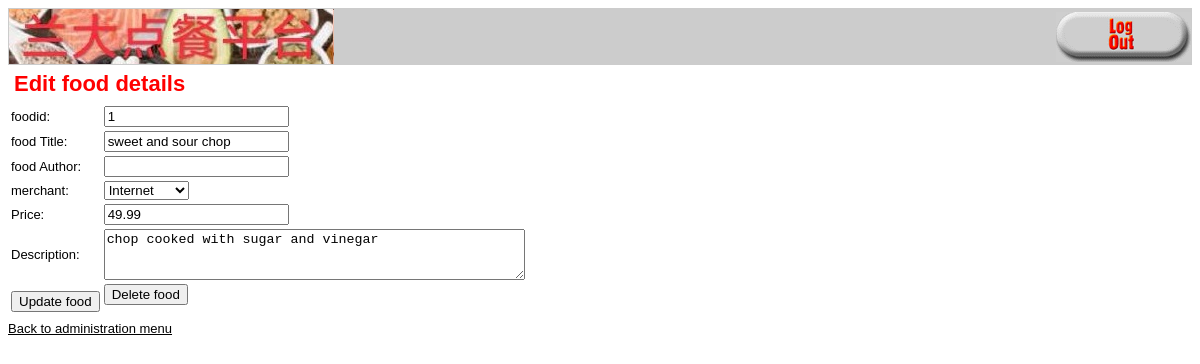
The app's page /edit_food_form.php?foodid=1 (signed in) with its own data.
### tables this page shows
CREATE TABLE `foods` (
  `foodid` int(10) UNSIGNED NOT NULL,
  `title` char(100) DEFAULT NULL,
  `catid` int(10) UNSIGNED DEFAULT NULL,
  `price` float(4,2) NOT NULL,
  `stock` int(10) UNSIGNED DEFAULT NULL,
  `status` int(10) UNSIGNED DEFAULT NULL,
  `description` varchar(255) DEFAULT NULL,
  `rest` varchar(32) NOT NULL
);

CREATE TABLE `merchants` (
  `catid` int(10) UNSIGNED NOT NULL,
  `catname` char(60) NOT NULL,
  `phone` char(20) DEFAULT NULL,
  `address` char(100) DEFAULT NULL,
  `recommend` int(10) UNSIGNED DEFAULT NULL
);

### food_fns.php (called while the page is built, shortened)
<?php
function get_merchants() {
   $conn = db_connect();
   $query = "select catid, catname from merchants";
   $result = @$conn->query($query);
   $num_cats = @$result->num_rows;
   $result = db_result_to_array($result);
   return $result;
}
function get_food_details($foodid) {
  $conn = db_connect();
  $query = "select * from foods where foodid='".$conn->real_escape_string($foodid)."'";
  $result = @$conn->query($query);
  $result = @$result->fetch_assoc();
  return $result;
}
?>

### db_fns.php (called while the page is built, shortened)
<?php
function db_result_to_array($result) {
   $res_array = array();
   for ($count=0; $row = $result->fetch_assoc(); $count++) {
     $res_array[$count] = $row;
   }
   return $res_array;
}
?>

### admin_fns.php (the view, shortened to what this page needs)
<?php
function display_food_form($food = '') {
  $edit = is_array($food);
?>
  <form method="post"
        action="<?php echo $edit ? 'edit_food.php' : 'insert_food.php';?>">
  <table border="0">
  <tr>
    <td>foodid:</td>
    <td><input type="text" name="foodid"
         value="<?php echo htmlspecialchars($edit ? $food['foodid'] : ''); ?>" /></td>
  </tr>
  <tr>
    <td>food Title:</td>
    <td><input type="text" name="title"
         value="<?php echo htmlspecialchars($edit ? $food['title'] : ''); ?>" /></td>
  </tr>
  <tr>
    <td>food Author:</td>
    <td><input type="text" name="author"
         value="<?php echo htmlspecialchars($edit ? $food['author'] : ''); ?>" /></td>
   </tr>
   <tr>
      <td>merchant:</td>
      <td><select name="catid">
      <?php
          $cat_array=get_merchants();
          foreach ($cat_array as $thiscat) {
               echo "<option value=\"".htmlspecialchars($thiscat['catid'])."\"";
               if (($edit) && ($thiscat['catid'] == $food['catid'])) {
                   echo " selected";
               }
               echo ">".htmlspecialchars($thiscat['catname'])."</option>";
          }
          ?>
          </select>
        </td>
   </tr>
   <tr>
    <td>Price:</td>
    <td><input type="text" name="price"
               value="<?php echo htmlspecialchars($edit ? $food['price'] : ''); ?>" /></td>
   </tr>
   <tr>
     <td>Description:</td>
     <td><textarea rows="3" cols="50"
          name="description"><?php echo htmlspecialchars($edit ? $food['description'] : ''); ?></textarea></td>
    </tr>
    <tr>
      <td <?php if (!$edit) { echo "colspan=2"; }?> align="center">
        <input type="submit"
               value="<?php echo $edit ? 'Update' : 'Add'; ?> food" />
        </form></td>
        <?php
           if ($edit) {
             echo "<td>
                   <form method=\"post\" action=\"delete_food.php\">
                   <input type=\"hidden\" name=\"foodid\"
                    value=\"".htmlspecialchars($food['foodid'])."\" />
                   <input type=\"submit\" value=\"Delete food\"/>
                   </form></td>";
            }
          ?>
<?php
}
?>

### output_fns.php (style rules this page uses)
body { font-family: Arial, Helvetica, sans-serif; font-size: 13px }
li, td { font-family: Arial, Helvetica, sans-serif; font-size: 13px }

### records on screen
foods: foodid "1", title "sweet and sour chop", catid "Internet", price "49.99", description "chop cooked with sugar and vinegar"

### other values on screen
$heading "Edit food details"
$name "Back to administration menu"
